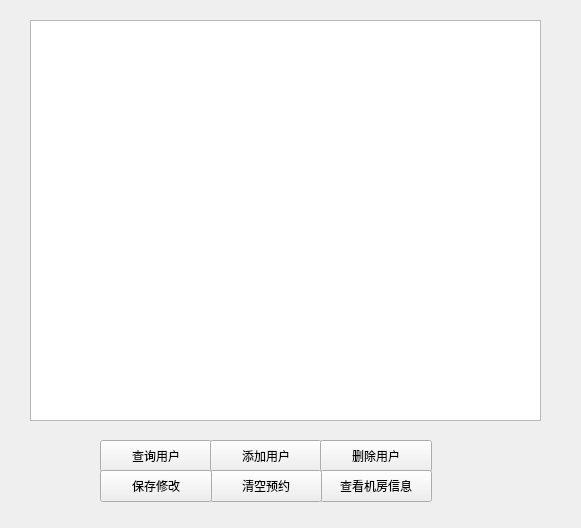
<?xml version="1.0" encoding="UTF-8"?>
<ui version="4.0">
 <class>Widget</class>
 <widget class="QWidget" name="Widget">
  <property name="geometry">
   <rect>
    <x>0</x>
    <y>0</y>
    <width>581</width>
    <height>528</height>
   </rect>
  </property>
  <property name="sizePolicy">
   <sizepolicy hsizetype="Expanding" vsizetype="Expanding">
    <horstretch>0</horstretch>
    <verstretch>0</verstretch>
   </sizepolicy>
  </property>
  <property name="minimumSize">
   <size>
    <width>455</width>
    <height>262</height>
   </size>
  </property>
  <property name="maximumSize">
   <size>
    <width>65535</width>
    <height>65535</height>
   </size>
  </property>
  <property name="windowTitle">
   <string>OrderSystem</string>
  </property>
  <widget class="QPushButton" name="pushButton">
   <property name="geometry">
    <rect>
     <x>100</x>
     <y>440</y>
     <width>112</width>
     <height>32</height>
    </rect>
   </property>
   <property name="text">
    <string>查询用户</string>
   </property>
  </widget>
  <widget class="QPushButton" name="pushButton_addUser">
   <property name="geometry">
    <rect>
     <x>210</x>
     <y>440</y>
     <width>112</width>
     <height>32</height>
    </rect>
   </property>
   <property name="text">
    <string>添加用户</string>
   </property>
  </widget>
  <widget class="QPushButton" name="pushButton_delUser">
   <property name="geometry">
    <rect>
     <x>320</x>
     <y>440</y>
     <width>112</width>
     <height>32</height>
    </rect>
   </property>
   <property name="text">
    <string>删除用户</string>
   </property>
  </widget>
  <widget class="QPushButton" name="pushButton_roomInfo">
   <property name="geometry">
    <rect>
     <x>320</x>
     <y>470</y>
     <width>112</width>
     <height>32</height>
    </rect>
   </property>
   <property name="text">
    <string>查看机房信息</string>
   </property>
  </widget>
  <widget class="QPushButton" name="pushButton_clearOrder">
   <property name="geometry">
    <rect>
     <x>210</x>
     <y>470</y>
     <width>112</width>
     <height>32</height>
    </rect>
   </property>
   <property name="text">
    <string>清空预约</string>
   </property>
  </widget>
  <widget class="QTableView" name="tableView">
   <property name="geometry">
    <rect>
     <x>30</x>
     <y>20</y>
     <width>511</width>
     <height>401</height>
    </rect>
   </property>
  </widget>
  <widget class="QPushButton" name="pushButton_modifyUserInfo">
   <property name="geometry">
    <rect>
     <x>100</x>
     <y>470</y>
     <width>112</width>
     <height>32</height>
    </rect>
   </property>
   <property name="text">
    <string>保存修改</string>
   </property>
  </widget>
 </widget>
 <resources/>
 <connections/>
</ui>
